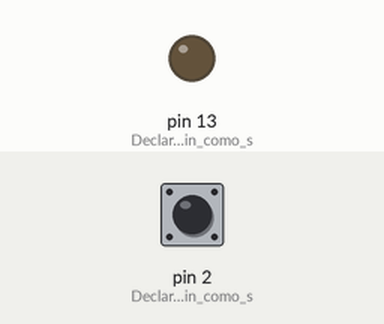
Simulated run of this sketch. Board: Arduino Uno, built with avr-gcc and run on an emulated ATmega328P. Shown: output pins drawn as LEDs (lit = HIGH). The inputs (shaded band) are chosen by the test bench; at power-on: pin 2 (Declaración_de_pin_como_s) HIGH.

Above: at 1.2 s.
1.3 s: pin 2 (Declaración_de_pin_como_s) pulled LOW for 0.15 s
At 1.37 s:
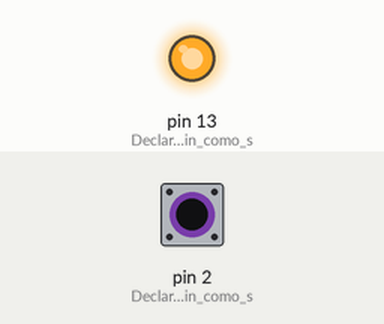
2.9 s: pin 2 (Declaración_de_pin_como_s) pulled LOW for 3.2 s
At 6.9 s:
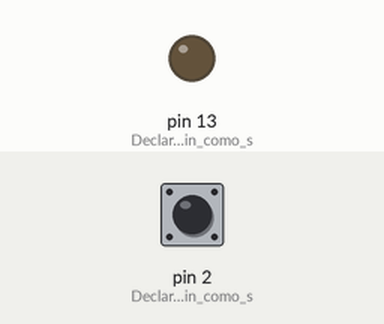
Timing chart, 0 to 8.4 s (numbered marks = the images above; inputs shaded):
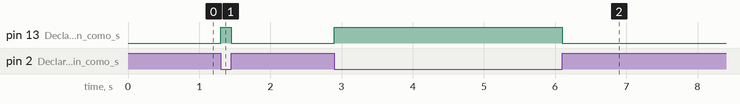

Measured:
- after the input at 1.3 s, pin 13 (Declaración_de_pin_como_s): LOW → HIGH at once, → LOW 0.15 s later
- after the input at 2.9 s, pin 13 (Declaración_de_pin_como_s): LOW → HIGH at once, → LOW 3.2 s later

The sketch:

if_else.ino
```cpp
void setup() {
  pinMode(2, INPUT_PULLUP); // Declaración de pin como señal de entrada.
  pinMode(13, OUTPUT);      // Declaración de pin como salida.
}

void loop() {
  int state = digitalRead(2); // Se declara una variable para almacenar valor de entrada.
  if(state == 0) {            // Inicio de condicional, se incluye operación lógica.
    digitalWrite(13, HIGH);   // Acción a realizar una vez que se cumple con la operación lógica.
  } else {                    // Línea declaración para acción cuando no se cumple la operación lógica
    digitalWrite(13, LOW);    // Acción a realizar cuando no se cumple con la operación lógica.
  }
}
```
